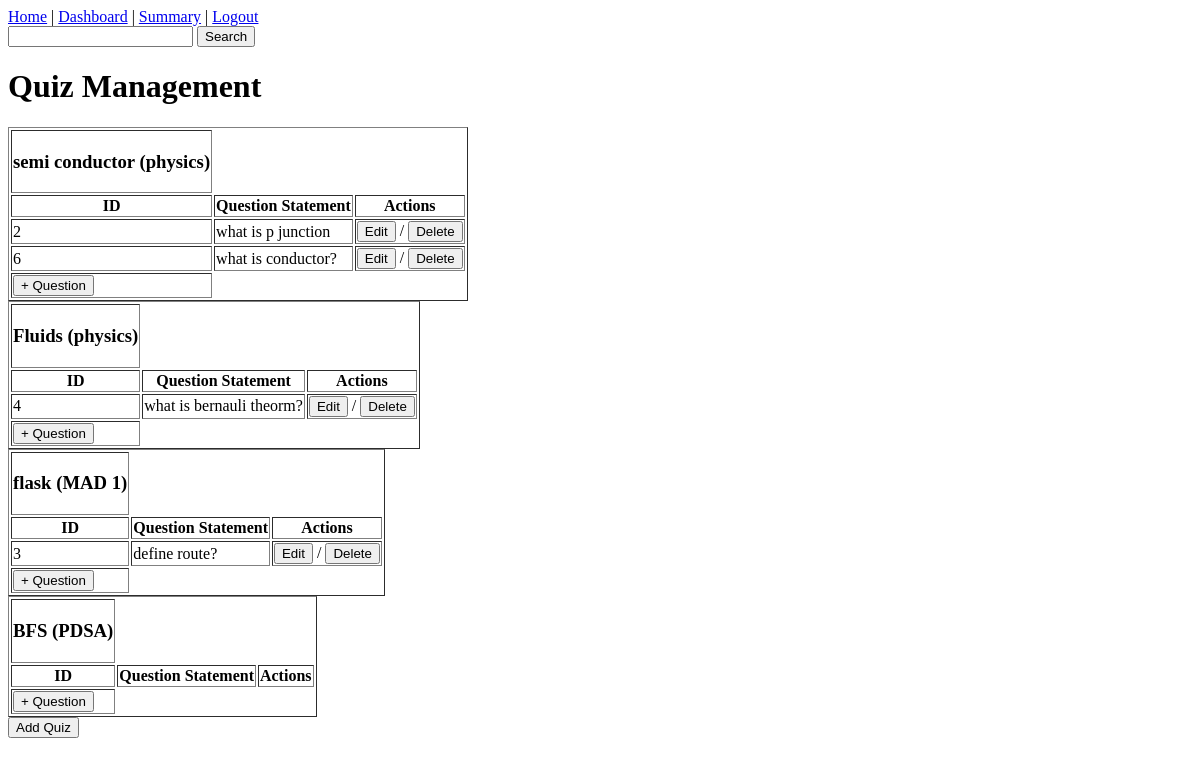
/quiz_management, run on an earlier commit of the app's database.
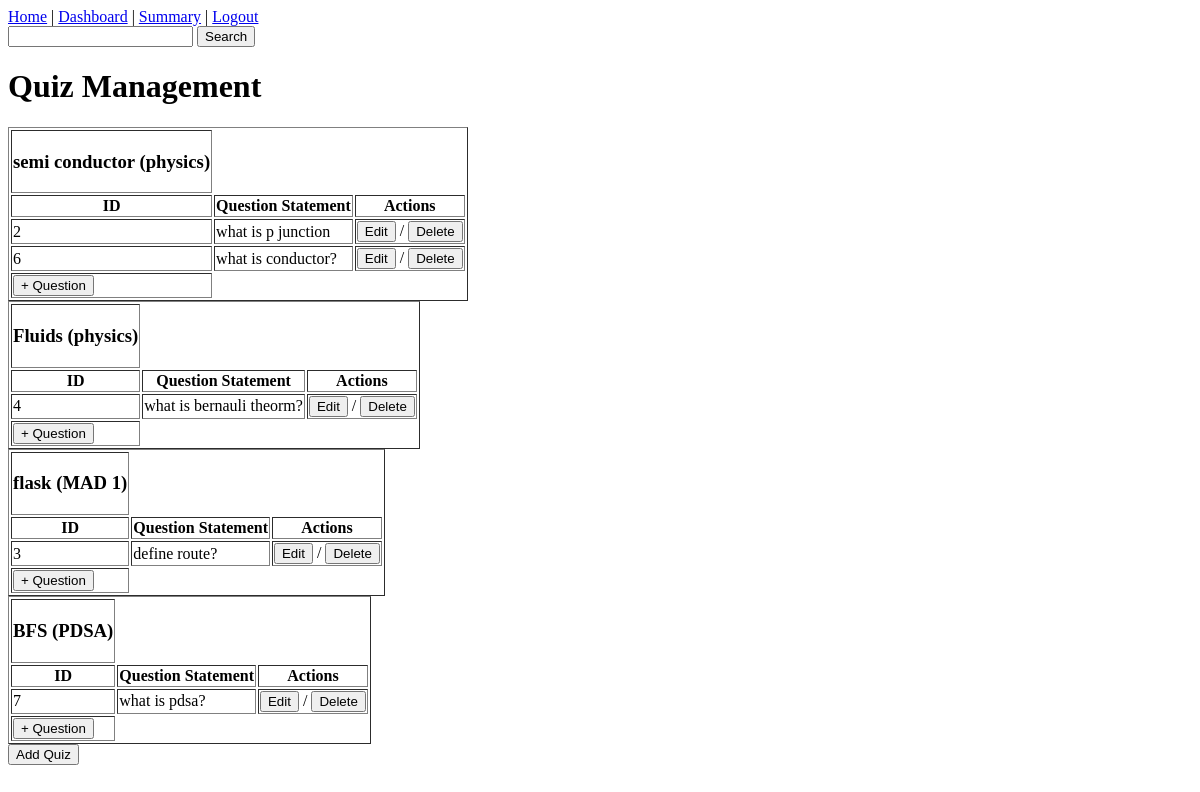
And on a later commit of the database.
### models.py (models this page shows)
class Chapter(db.Model):
    id = db.Column(db.Integer, primary_key = True)
    name = db.Column(db.String(100), nullable=False)
    description = db.Column(db.String(100),  nullable = True)
    no_of_question = db.Column(db.String)
    subject_id = db.Column(db.Integer, db.ForeignKey('subject.id'), nullable = False)
    quizzes = db.relationship('Quiz', backref='chapter', lazy=True)

class Quiz(db.Model):
    id = db.Column(db.Integer, primary_key = True)
    chapter_id = db.Column(db.Integer, db.ForeignKey('chapter.id'), nullable = False)
    date_of_quiz = db.Column(db.String(10))
    time_duration = db.Column(db.String(10)) #HH:MM
    remark = db.Column(db.String(100), nullable = True)
    question = db.relationship('Question', backref = 'quiz', lazy = True)

class Subject(db.Model):
    id = db.Column(db.Integer, primary_key = True)
    name = db.Column(db.String(100), nullable=False)
    description = db.Column(db.String(100),  nullable = True)
    chapters = db.relationship('Chapter', backref='subject', lazy=True)

class Question(db.Model):
    id = db.Column(db.Integer, primary_key = True)
    quiz_id = db.Column (db.Integer , db.ForeignKey("quiz.id"), nullable = False)
    q_statement = db.Column(db.String(100), nullable = False)
    o_1 = db.Column(db.String(50), nullable = False)
    o_2 = db.Column(db.String(50), nullable = False)
    o_3 = db.Column(db.String(50), nullable = False)
    o_4 = db.Column(db.String(50), nullable = False)
    correct_option = db.Column(db.Integer, nullable = False)

### app.py (the view)
@app.route("/quiz_management", methods = ['GET', 'POST'])
def quiz_management():
    subjects = Subject.query.all()
    chapters = Chapter.query.all()
    quizzes = Quiz.query.all()
    question = Question.query.all()
    return render_template("quiz_management.html", subjects = subjects, chapters = chapters, quizzes = quizzes, question = question)

### templates/quiz_management.html (shortened to what this page needs)
<!DOCTYPE html>
<html lang="en">
<head>
</head>
<body>
    <div id = "nav_bar">
        <a href="{{ url_for('home') }}">Home</a>  |
          <a href="{{ url_for('admin_dashboard') }}">Dashboard</a>  |
            <a href="{{ url_for('admin_summary') }}">Summary</a>     |
              <a href="{{ url_for('login') }}">Logout</a>
        <form action="/">
            <input type="text" name="search_key" >
            <button>Search</button>
        </form>
        <h1>Quiz Management</h1>
        <div id = "content">
            {% for subject in subjects %}
                {% for chapter in subject.chapters %}
                    {% for quiz in chapter.quizzes %}
                    <table border = "1px">
                    <tr>
                        <th>
                            <h3>{{chapter.name}} ({{subject.name}})</h3>
                        </th>
                    </tr>
                    <tr>
                        <th>ID</th>
                        <th>Question Statement</th>
                        <th>Actions</th>
                    </tr>
                    {% for question in quiz.question %}
                    <tr>
                        <td>{{question.id}}</td>
                        <td>{{question.q_statement}}</td>
                        <td>
                            <a href="{{ url_for('edit_question', id=question.id) }}"><button>Edit</button></a> /
                            <a href="{{ url_for('delete_question', id=question.id) }}"><button>Delete</button></a>
                        </td>
                    </tr>
                    {% endfor %}
                    <tr>
                    <td>
                    <a href="{{ url_for('add_question', quiz_id=quiz.id) }}">
                        <button>+ Question</button>
                    </a>
                    </td>
                    </tr>
                </table>
                    {% endfor %}
                {% endfor %}
            {% endfor %}
        </div>
        <div id = "/add_quiz">
            <a href="{{ url_for('add_quiz') }}">
                <button>Add Quiz</button>
            </a>
</body>
</html>

What changed in the data, as far as the page shows it:
added Question: id "7", q_statement "what is pdsa?", shown under Quiz (number 4 of 4 on the later page)
